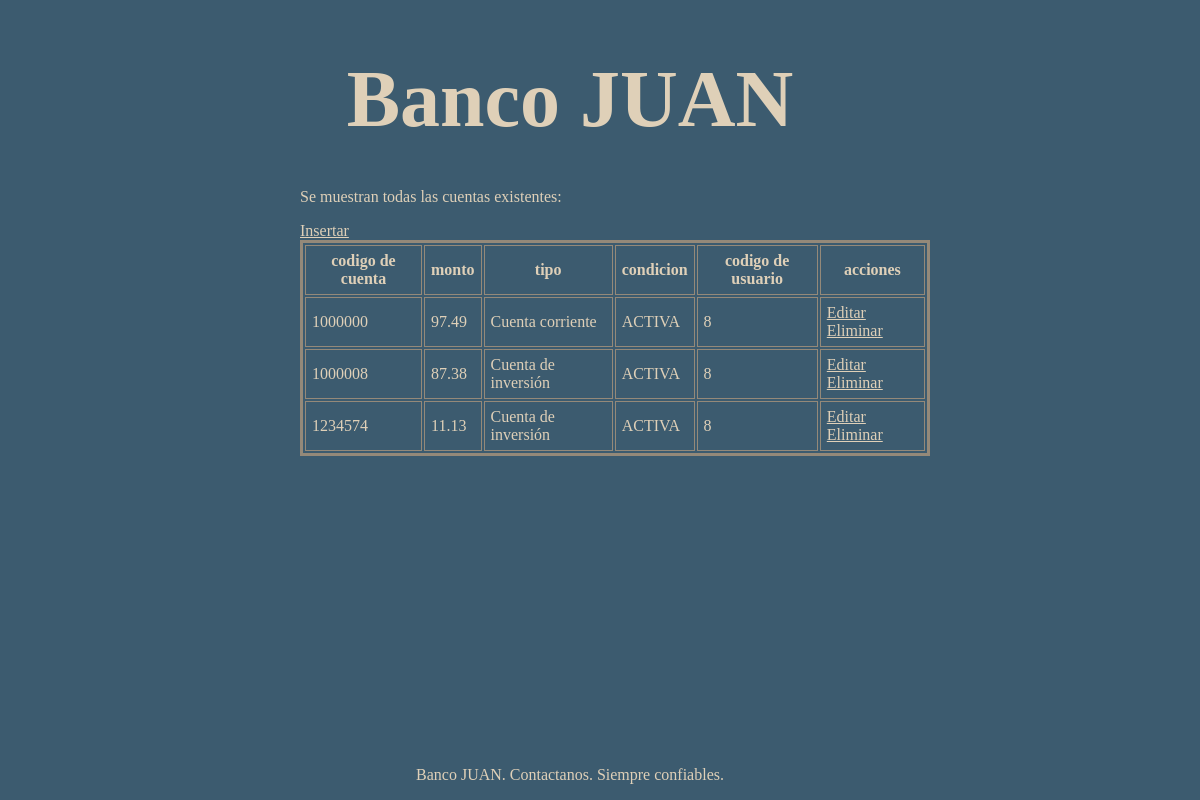
/ejercicio2/b_usuario.php?codusuario=8, run on the app's committed database.
### tables this page shows
CREATE TABLE `cuenta` (
  `codcuenta` int(11) NOT NULL,
  `monto` decimal(10,2) DEFAULT NULL,
  `tipo` varchar(50) DEFAULT NULL,
  `condicion` varchar(50) DEFAULT NULL,
  `codUsuario` int(11) DEFAULT NULL
);

### ejercicio2/b_usuario.php (the view)
<?php include "header_estilo.inc.php";?>
<?php
    $codusuario=$_GET["codusuario"];
    include("conexion.inc.php");
    $sql = "SELECT codcuenta, monto, tipo, condicion, codUsuario
            FROM cuenta
            WHERE condicion LIKE 'ACTIVA' AND codUsuario = '$codusuario';";
    $tabla = mysqli_query($conn, $sql);
?>
<div class="tabla">
<br><p>Se muestran todas las cuentas existentes:</p>
<table>
    <tr>
    <th>codigo de cuenta</th>
    <th>monto</th>
    <th>tipo</th>
    <th>condicion</th>
    <th>codigo de usuario</th>
    <th>acciones</th>
    </tr>
<?php
echo "<a href=formInsertar.php?codusuario=".$codusuario.">Insertar</a>";
while($row = mysqli_fetch_array($tabla))
    {
            echo "<tr>
            <td>".$row["codcuenta"]."</td>
            <td>".$row["monto"]."</td>
            <td>".$row["tipo"]."</td>
            <td>".$row["condicion"]."</td>
            <td>".$row["codUsuario"]."</td>
            <td>
            <a href=formActualizar.php?codusuario=".$codusuario."&codcuenta=".$row["codcuenta"].">Editar</a>
            <a href=eliminar.php?codusuario=".$codusuario."&codcuenta=".$row["codcuenta"].">Eliminar</a>
            </td>
            </tr>";
    }
?>
</table>
</div>
<?php include "footer_estilo.inc.php";?>

### ejercicio2/styles.css (style rules this page uses)
body { margin: 0; background-color: #3C5B6F; color: #DFD0B8; height: auto; padding-bottom: 100px; }
table { width: 70%; border: 3px solid #948979; }
th, td { border: 1px solid #948979; padding: 6px; }
.tabla { margin-left: 300px; }
.tabla a { color: #DFD0B8; }

### data on the page
cuenta: codcuenta "1000000", monto "97.49", tipo "Cuenta corriente", condicion "ACTIVA", codUsuario "8"
cuenta: codcuenta "1000008", monto "87.38", tipo "Cuenta de inversión", condicion "ACTIVA", codUsuario "8"
cuenta: codcuenta "1234574", monto "11.13", tipo "Cuenta de inversión", condicion "ACTIVA", codUsuario "8"
